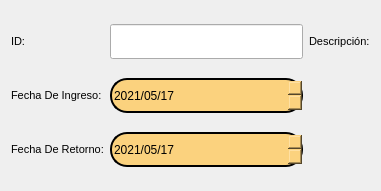
     <widget class="QWidget" name="gridLayoutWidget">
      <property name="geometry">
       <rect>
        <x>50</x>
        <y>50</y>
        <width>381</width>
        <height>191</height>
       </rect>
      </property>
      <layout class="QGridLayout" name="gridLayout_2">
       <item row="1" column="0">
        <widget class="QLabel" name="label_8">
         <property name="font">
          <font>
           <family>Arial</family>
           <pointsize>8</pointsize>
          </font>
         </property>
         <property name="styleSheet">
          <string notr="true">QLabel{
border: white;
}</string>
         </property>
         <property name="text">
          <string>Fecha De Ingreso:</string>
         </property>
        </widget>
       </item>
       <item row="2" column="0">
        <widget class="QLabel" name="label_9">
         <property name="font">
          <font>
           <family>Arial</family>
           <pointsize>8</pointsize>
          </font>
         </property>
         <property name="styleSheet">
          <string notr="true">QLabel{
border: white;
}</string>
         </property>
         <property name="text">
          <string>Fecha De Retorno:</string>
         </property>
        </widget>
       </item>
       <item row="1" column="1">
        <widget class="QDateEdit" name="dateEdit">
         <property name="minimumSize">
          <size>
           <width>0</width>
           <height>35</height>
          </size>
         </property>
         <property name="font">
          <font>
           <family>Arial</family>
          </font>
         </property>
         <property name="styleSheet">
          <string notr="true">QDateEdit{
Border: 2px solid black;
Border-radius: 17px;
background:#FBD27E;
}</string>
         </property>
         <property name="maximumDate">
          <date>
           <year>3000</year>
           <month>12</month>
           <day>31</day>
          </date>
         </property>
         <property name="minimumDate">
          <date>
           <year>2021</year>
           <month>5</month>
           <day>17</day>
          </date>
         </property>
         <property name="displayFormat">
          <string>yyyy/MM/d</string>
         </property>
        </widget>
       </item>
       <item row="2" column="1">
        <widget class="QDateEdit" name="dateEdit_3">
         <property name="minimumSize">
          <size>
           <width>0</width>
           <height>35</height>
          </size>
         </property>
         <property name="font">
          <font>
           <family>Arial</family>
          </font>
         </property>
         <property name="styleSheet">
          <string notr="true">QDateEdit{
Border: 2px solid black;
Border-radius: 17px;
background:#FBD27E;
}</string>
         </property>
         <property name="maximumDate">
          <date>
           <year>3000</year>
           <month>12</month>
           <day>31</day>
          </date>
         </property>
         <property name="minimumDate">
          <date>
           <year>2021</year>
           <month>5</month>
           <day>17</day>
          </date>
         </property>
         <property name="displayFormat">
          <string>yyyy/MM/d</string>
         </property>
        </widget>
       </item>
       <item row="0" column="1">
        <widget class="QLineEdit" name="lineEdit">
         <property name="minimumSize">
          <size>
           <width>0</width>
           <height>35</height>
          </size>
         </property>
         <property name="font">
          <font>
           <family>Arial</family>
          </font>
         </property>
         <property name="styleSheet">
          <string notr="true"/>
         </property>
        </widget>
       </item>
       <item row="0" column="0">
        <widget class="QLabel" name="label">
         <property name="font">
          <font>
           <family>Arial</family>
           <pointsize>8</pointsize>
          </font>
         </property>
         <property name="styleSheet">
          <string notr="true">QLabel{
border: white;
}</string>
         </property>
         <property name="text">
          <string>ID:</string>
         </property>
        </widget>
       </item>
       <item row="0" column="4">
        <widget class="QLabel" name="label_2">
         <property name="font">
          <font>
           <family>Arial</family>
           <pointsize>8</pointsize>
          </font>
         </property>
         <property name="styleSheet">
          <string notr="true">QLabel{
border: white;
}</string>
         </property>
         <property name="text">
          <string>Descripción:</string>
         </property>
        </widget>
       </item>
      </layout>
     </widget>
